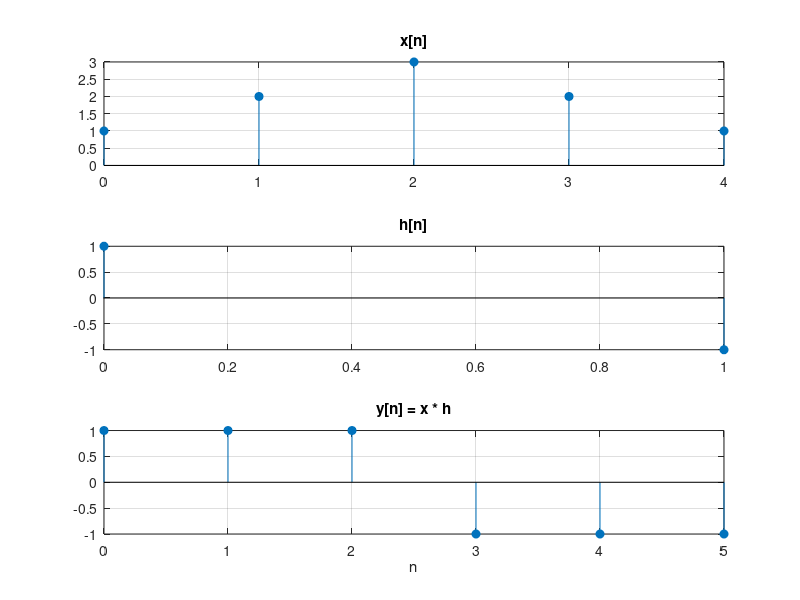

Recreate this plot in MATLAB.
x = [1 2 3 2 1];
h = [1 -1];

y = conv(x,h);


nx = 0 : length(x) - 1;
nh = 0 : length(h) - 1;
ny = 0 : length(y) - 1;

% Subgráficos
figure(1);

% Gráfico de x[n]
subplot(3, 1, 1); stem(nx, x, 'filled'); title('x[n]');
grid on;

% Gráfico de h[n]
subplot(3, 1, 2); stem(nh, h, 'filled'); title('h[n]');
grid on;

% Gráfico de y[n]
subplot(3, 1, 3); stem(ny, y, 'filled'); title('y[n] = x * h'); xlabel('n');
grid on;

% Mostrar os valores numéricos na consola
disp('y[n] =');
disp(y);
